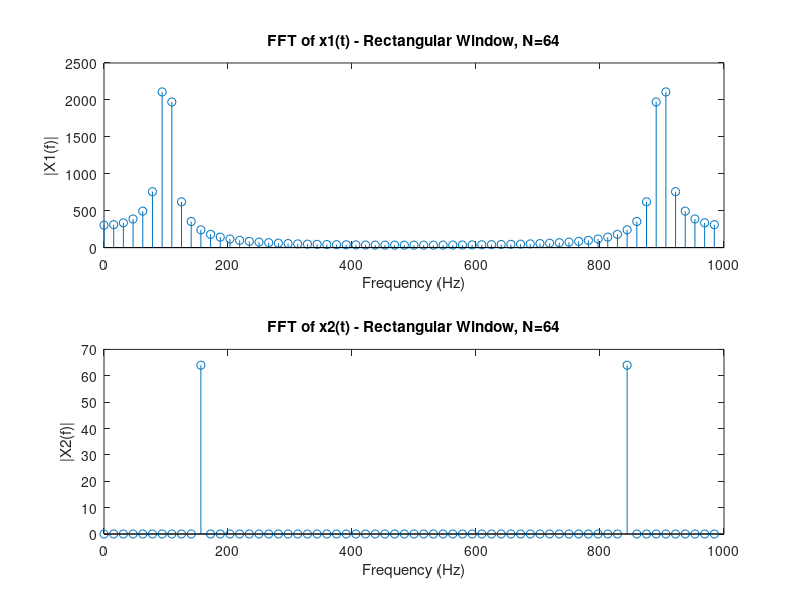
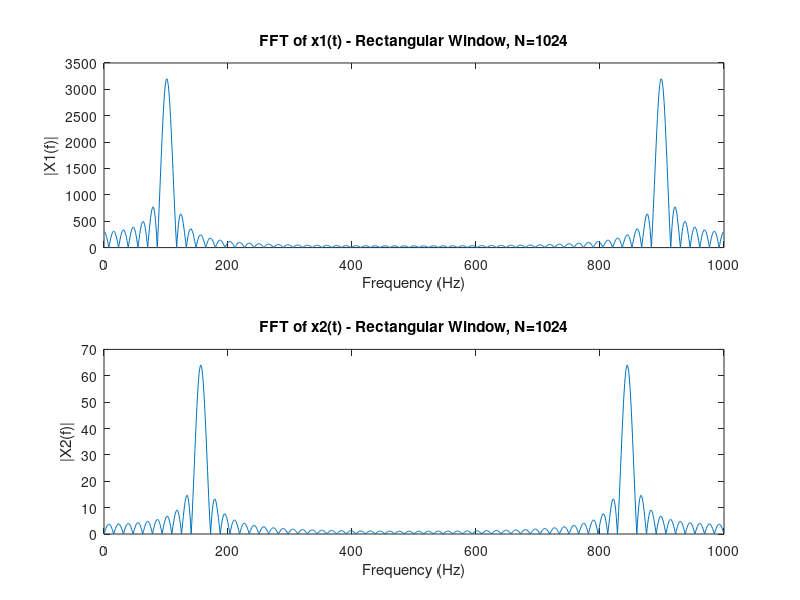
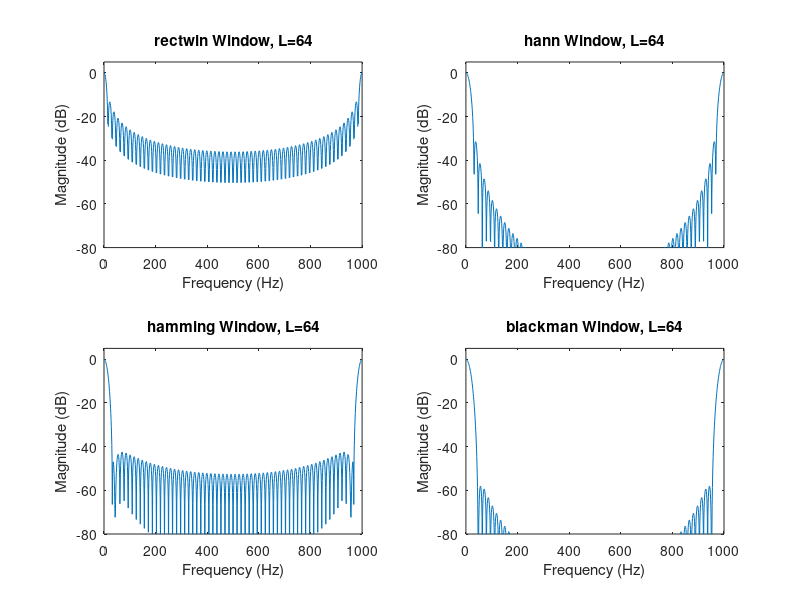
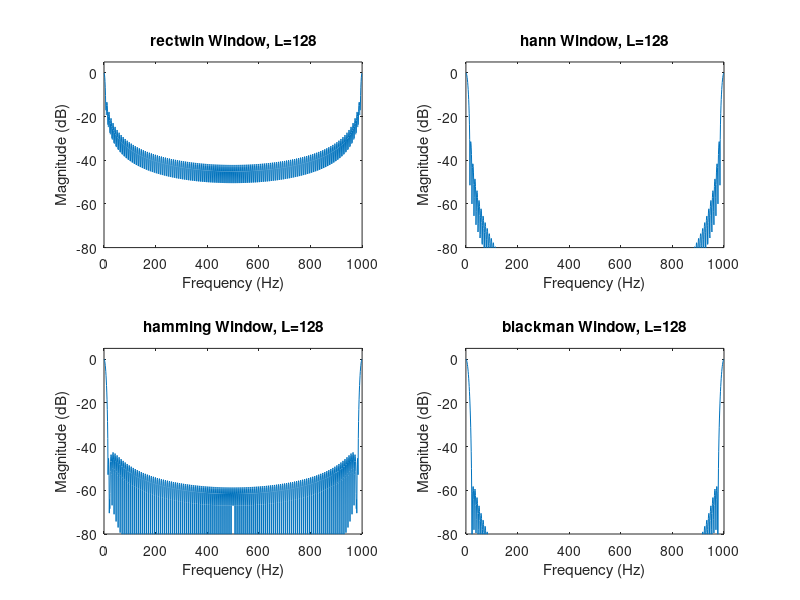

Write the MATLAB code that produced these figures, in order.
%% Parameters
Fs = 1000; % Sampling frequency (Hz)
N = 64; % Buffer length
t = (0:N-1)/Fs; % Time vector

%% 1. Generate signals
x1 = 100*sin(2*pi*101.56*t);
x2 = 2*sin(2*pi*156.25*t);

%% 2. FFT with rectangular window (64-point FFT)
X1 = fft(x1, N);
X2 = fft(x2, N);
f = (0:N-1)*(Fs/N);

figure;
subplot(2,1,1);
stem(f, abs(X1));
title('FFT of x1(t) - Rectangular Window, N=64');
xlabel('Frequency (Hz)'); ylabel('|X1(f)|');

subplot(2,1,2);
stem(f, abs(X2));
title('FFT of x2(t) - Rectangular Window, N=64');
xlabel('Frequency (Hz)'); ylabel('|X2(f)|');

%% 3. FFT with zero-padding (1024-point FFT)
N2 = 1024;
X1_1024 = fft(x1, N2);
X2_1024 = fft(x2, N2);
f2 = (0:N2-1)*(Fs/N2);

figure;
subplot(2,1,1);
plot(f2, abs(X1_1024));
title('FFT of x1(t) - Rectangular Window, N=1024');
xlabel('Frequency (Hz)'); ylabel('|X1(f)|');

subplot(2,1,2);
plot(f2, abs(X2_1024));
title('FFT of x2(t) - Rectangular Window, N=1024');
xlabel('Frequency (Hz)'); ylabel('|X2(f)|');

%% 4. Window functions comparison
L_values = [64, 128, 256];
windows = {@rectwin, @hann, @hamming, @blackman};

for L = L_values
figure;
for k = 1:length(windows)
w = windows{k}(L);
W = fft(w, 1024);
fW = (0:1023)*(Fs/1024);
subplot(2,2,k);
plot(fW, 20*log10(abs(W)/max(abs(W))));
title([func2str(windows{k}) ' Window, L=' num2str(L)]);
xlabel('Frequency (Hz)'); ylabel('Magnitude (dB)');
axis([0 Fs -80 5]);
end
end

%% 1. Apply Hanning window before FFT
w_hann = hann(N)';
x1_hann = x1 .* w_hann;
x2_hann = x2 .* w_hann;

X1_hann = fft(x1_hann, N);
X2_hann = fft(x2_hann, N);

figure;
subplot(2,1,1);
stem(f, abs(X1_hann));
title('FFT of x1(t) - Hanning Window, N=64');
xlabel('Frequency (Hz)'); ylabel('|X1(f)|');

subplot(2,1,2);
stem(f, abs(X2_hann));
title('FFT of x2(t) - Hanning Window, N=64');
xlabel('Frequency (Hz)'); ylabel('|X2(f)|');

%% 2. Add signals together and compare leakage
x_sum = x1 + x2;

% Rectangular window
X_sum_rect64 = fft(x_sum .* rectwin(N)', N);
X_sum_rect1024 = fft(x_sum .* rectwin(N)', 1024);

% Hamming window
X_sum_hamm64 = fft(x_sum .* hamming(N)', N);
X_sum_hamm1024 = fft(x_sum .* hamming(N)', 1024);

figure;
subplot(2,2,1); stem(f, abs(X_sum_rect64)); title('Rectangular, N=64');
subplot(2,2,2); plot(f2, abs(X_sum_rect1024)); title('Rectangular, N=1024');
subplot(2,2,3); stem(f, abs(X_sum_hamm64)); title('Hamming, N=64');
subplot(2,2,4); plot(f2, abs(X_sum_hamm1024)); title('Hamming, N=1024');

%% 3. Sampling frequency to avoid leakage
% Condition: frequencies must align exactly with FFT bins
% Bin spacing = Fs/N
% Choose Fs such that 101.56 Hz and 156.25 Hz are integer multiples of Fs/N
% Example: Fs = 10000 Hz (try multiples of N)

Fs_new = 10000;
t_new = (0:N-1)/Fs_new;
x1_new = 100*sin(2*pi*101.56*t_new);
x2_new = 2*sin(2*pi*156.25*t_new);
x_sum_new = x1_new + x2_new;

X_sum_new = fft(x_sum_new .* hamming(N)', 1024);
f_new = (0:1023)*(Fs_new/1024);

figure;
plot(f_new, abs(X_sum_new));
title('FFT with new Fs to avoid leakage');
xlabel('Frequency (Hz)'); ylabel('|X(f)|');

%% 4. Explore other windows (Kaiser, Chebyshev, etc.)
L = 64;
w_kaiser = kaiser(L, 5);
w_cheb = chebwin(L, 100);

figure;
subplot(2,1,1);
plot(20*log10(abs(fft(w_kaiser,1024))/max(abs(fft(w_kaiser,1024)))));
title('Kaiser Window Spectrum');
xlabel('Frequency bin'); ylabel('Magnitude (dB)');

subplot(2,1,2);
plot(20*log10(abs(fft(w_cheb,1024))/max(abs(fft(w_cheb,1024)))));
title('Chebyshev Window Spectrum');
xlabel('Frequency bin'); ylabel('Magnitude (dB)');
